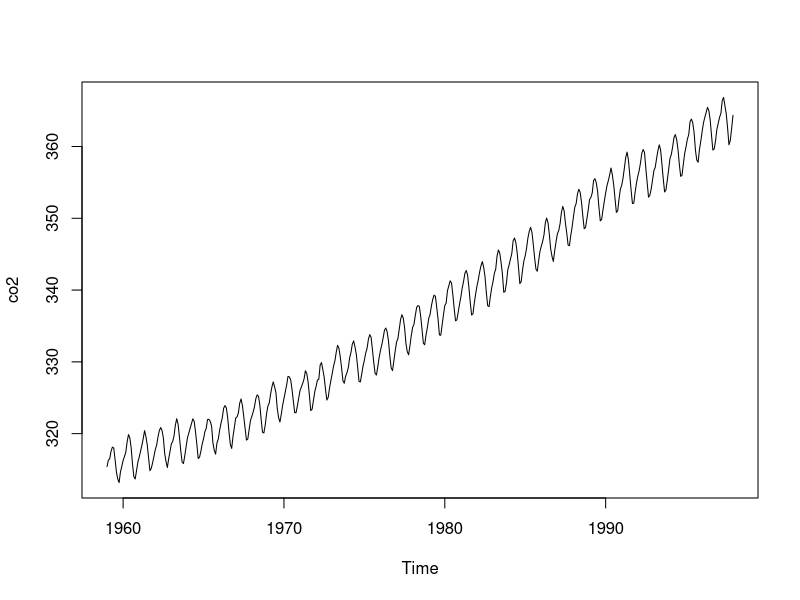
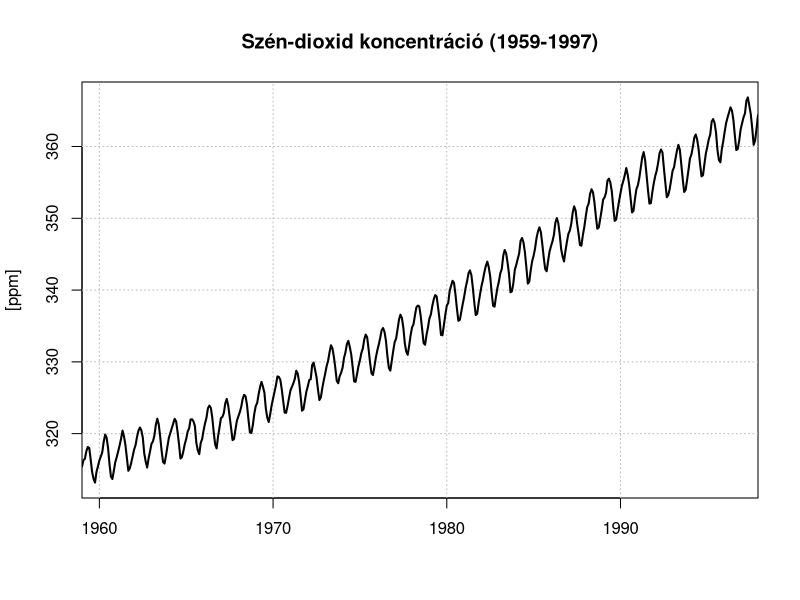

Write the R code that produced these figures, in order.
## CO2
?co2
co2
tsp(co2)
end(co2)
time(co2)
time(co2)[1:13] #Az idő paraméter az első évben
cycle(co2)
as.vector(co2)[1:10] #Koncentráció vektora

plot(co2)

plot(co2,main="Szén-dioxid koncentráció (1959-1997)",xlab="",ylab="[ppm]",xaxs="i",typ="n")
grid(col="grey")
lines(co2,lwd=2)

##Trend idősor nemparamétere szűrővel
co2.ma3=filter(co2,c(1/3,1/3,1/3)) #Mozgó átlag 3 e. ablak
